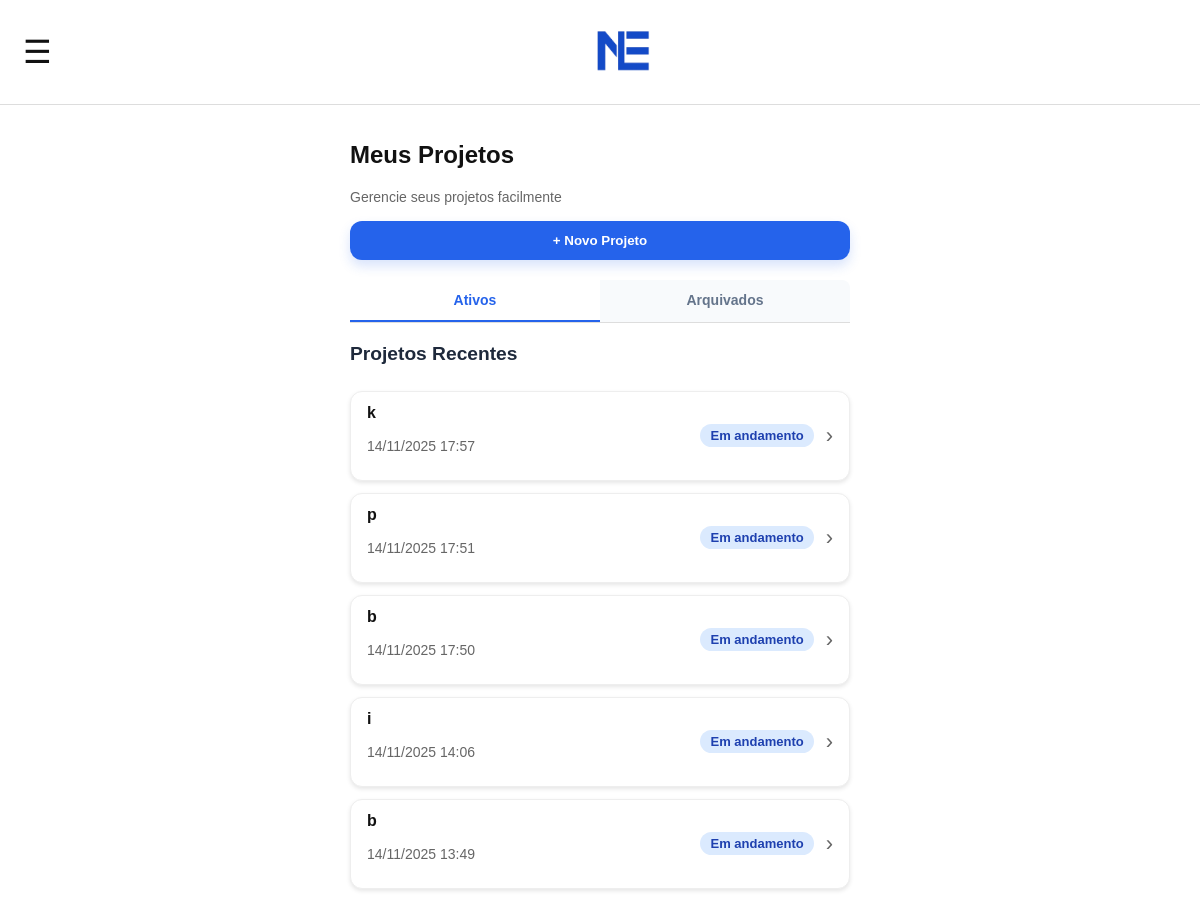
The app's page /pages/meusProjetos.php (signed in), older data.
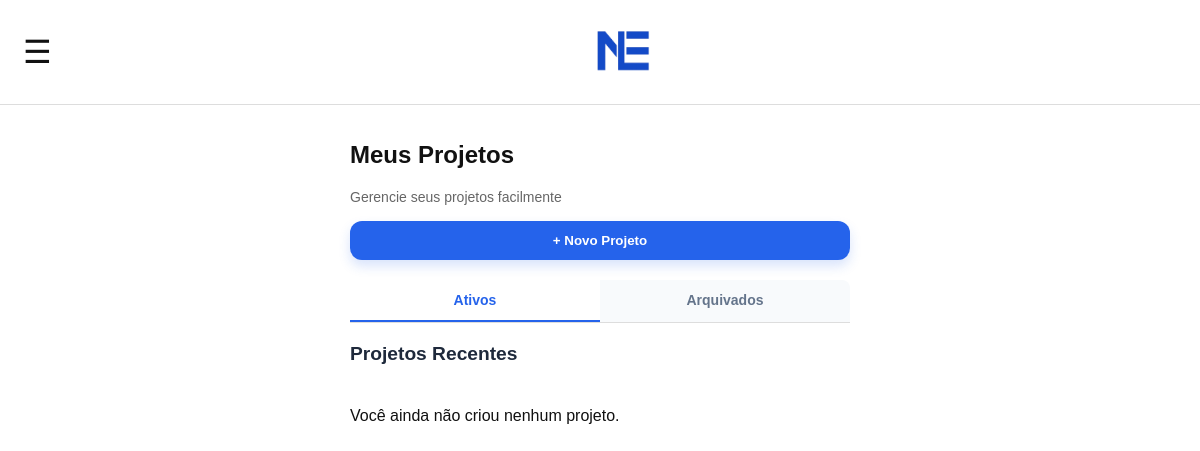
The same page, newer data.
### tables this page shows
CREATE TABLE `ideia` (
  `id_ideia` int(11) NOT NULL,
  `id_usuario` int(11) DEFAULT NULL,
  `nome` varchar(150) NOT NULL,
  `descricao` text DEFAULT NULL,
  `tempo_hora` datetime NOT NULL DEFAULT current_timestamp(),
  `progresso` enum('em_progresso','concluida') DEFAULT 'em_progresso',
  `arquivado` tinyint(4) NOT NULL DEFAULT 0,
  `modo_desenvolvimento` enum('guiado','livre') DEFAULT 'guiado'
);

### pages/meusProjetos.php (the view, shortened to what this page needs)
<?php
require_once '../includes/db_connection.php';
$id_usuario = $_SESSION['user_id'];
$sql = "SELECT * FROM Ideia
        WHERE id_usuario = ? AND arquivado = 0
        ORDER BY tempo_hora DESC";
$stmt = $pdo->prepare($sql);
$stmt->execute([$id_usuario]);
$ideias = $stmt->fetchAll(PDO::FETCH_ASSOC);
?>
<!DOCTYPE html>
<html lang="pt-br">
<head>
    <link rel="stylesheet" href="../assets/css/Projetos.css">
</head>
<body>
  <header class="topo">
    <div class="menu" id="openModal">☰</div>
    <center>
      <img src="../assets/images/neAzul.png" alt="Logo NE" class="logo">
    </center>
  </header>
  <main class="conteudo">
    <h2>Meus Projetos</h2>
    <p class="sub">Gerencie seus projetos facilmente</p>
    <form action="novo.php" method="get" style="margin:0 0 18px 0;">
      <button type="submit" class="btn" id="novoBtn">+ Novo Projeto</button>
    </form>
    <div class="abas-projetos">
      <button class="aba aba-ativa" data-aba="ativos">Ativos</button>
      <button class="aba" data-aba="arquivados">Arquivados</button>
    </div>
    <div id="conteudo-ativos" class="conteudo-aba conteudo-ativo">
      <div class="header-filtro">
        <h3>Projetos Recentes</h3>
        <button id="filtroBtn" class="filtro-icone" title="Filtrar projetos">
        </button>
      </div>
      <br>
      <div class="lista">
        <?php if (empty($ideias)): ?>
          <p>Você ainda não criou nenhum projeto.</p>
        <?php else: ?>
          <?php foreach ($ideias as $ideia): ?>
            <a href="Descricao.php?id=<?= $ideia['id_ideia'] ?>" style="text-decoration:none; color:inherit;">
              <div class="card">
                <div>
                  <p class="titulo"><?= htmlspecialchars($ideia['nome']) ?></p>
                  <div class="data-linha">
                    <p class="data"><?= date("d/m/Y H:i", strtotime($ideia['tempo_hora'])) ?></p>
                  </div>
                </div>
                <span class="status em_progresso">Em andamento</span>
                <div class="seta">›</div>
              </div>
            </a>
          <?php endforeach; ?>
        <?php endif; ?>
      </div>
    </div>
</body>
</html>

### assets/css/Projetos.css (style rules this page uses)
body { font-family: Arial, sans-serif; margin: 0; background: #fff; color: #111; position: relative; min-height: 100vh; }
.topo { display: flex; align-items: center; justify-content: space-between; padding: 0px 15px; border-bottom: 1px solid #ddd; background: #fff; position: sticky; top: 0; z-index: 10; }
.logo { height: 100px; }
.menu { font-size: 32px; cursor: pointer; user-select: none; padding: 8px; border-radius: 50%; transition: background-color 0.2s; }
.conteudo { max-width: 500px; margin: 0 auto; padding: 16px; }
.sub { font-size: 14px; color: #666; margin-bottom: 16px; }
.btn { display: block; width: 100%; text-align: center; background: #2563EB; color: #fff; padding: 12px; border-radius: 12px; font-weight: 700; text-decoration: none; border: none; cursor: pointer; box-shadow: 0 6px 12px rgba(37,99,235,0.18); pointer-events: auto; z-index: 2; margin-bottom: 20px; transition: background-color 0.2s; }
.lista { display: flex; flex-direction: column; gap: 12px; }
.header-filtro { display: flex; justify-content: space-between; align-items: center; margin-bottom: 8px; }
.header-filtro h3 { font-size: 1.2rem; color: #1e293b; margin: 0; }
.filtro-icone { background: none; border: none; cursor: pointer; border-radius: 8px; padding: 6px; transition: all 0.2s ease-in-out; display: flex; align-items: center; justify-content: center; }
.abas-projetos { display: flex; margin-bottom: 20px; border-bottom: 1px solid #ddd; background: #fff; border-radius: 8px 8px 0 0; overflow: hidden; }
.aba { flex: 1; padding: 12px 16px; cursor: pointer; border: none; background: #f8fafc; font-size: 14px; font-weight: 600; color: #64748b; border-bottom: 2px solid transparent; transition: all 0.3s ease; text-align: center; }
.aba-ativa { background: #fff; color: #2563EB; border-bottom: 2px solid #2563EB; }
.conteudo-aba { display: none; animation: fadeIn 0.3s ease; }
.conteudo-ativo { display: block; }
.card { display: flex; justify-content: space-between; align-items: center; background: #fff; padding: 12px 16px; border-radius: 12px; box-shadow: 0 2px 4px rgba(0,0,0,0.1); border: 1px solid #eee; cursor: pointer; transition: transform 0.2s, box-shadow 0.2s; }
.titulo { font-weight: bold; margin: 0; }
.data { font-size: 14px; color: #666; margin-top: 16px; }
.status { font-size: 13px; font-weight: bold; padding: 4px 10px; border-radius: 12px; margin-left: auto; margin-right: 12px; white-space: nowrap; }
.status.em_progresso { background: #DBEAFE; color: #1E40AF; }
.seta { font-size: 22px; color: #666; }
.data-linha { display: flex; align-items: center; gap: 6px; }

Row changes from the older to the newer data that the page shows:
no longer on this page (row edited): ideia: nome "k", tempo_hora "14/11/2025 17:57"
no longer on this page (row edited): ideia: nome "p", tempo_hora "14/11/2025 17:51"
no longer on this page (row edited): ideia: nome "b", tempo_hora "14/11/2025 17:50"
no longer on this page (row edited): ideia: nome "i", tempo_hora "14/11/2025 14:06"
no longer on this page (row edited): ideia: nome "b", tempo_hora "14/11/2025 13:49"
Text that changed along with them:
text now shown: "Você ainda não criou nenhum projeto."
